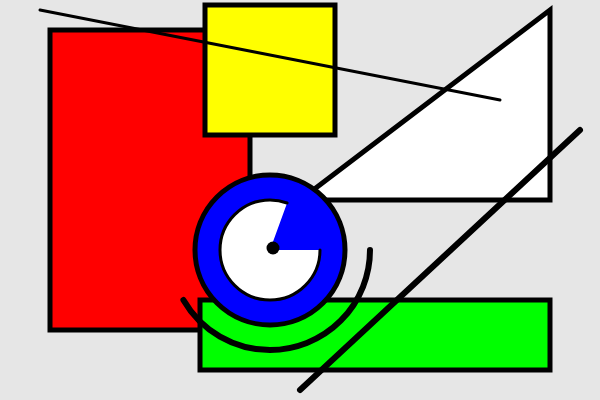
Frame 1 (no input)
Frame 60 (no input): identical to frame 1, image omitted
Frame 120 (the mouse pressed at the canvas centre since frame 60): identical to frame 1, image omitted

The p5.js sketch that drew this single still picture (run headless with seeded random() and noise() and a simulated clock; from frame 60 on, the mouse is pressed at the canvas centre):

// p5.js sketch
// ── sketch.js
function setup() {
  createCanvas(600, 400);
}

function draw() {
  background(230);
  stroke(0);
  strokeWeight(5);
  
  fill(255);
  triangle(300, 200, 550, 10, 550, 200);
  
  fill(255, 0, 0);
  rectMode(CORNER);
rect(50, 30, 200, 300);
  
  fill(0, 255, 0);;
  rectMode(CORNER);
rect(200, 300, 350, 70);
  
  fill(0, 0, 255);
  ellipse(270, 250, 150, 150);
  
  fill(255, 255, 0);
  rectMode(CENTER);
rect(270, 70, 130, 130);
  
  strokeWeight(3);
  line(40, 10, 500, 100);
  
  strokeWeight(6);
  line(580, 130, 300, 390);

  noFill();
  strokeWeight(6);
  arc(270, 250, 200, 200, 0, radians(150));
  
  fill(255);
  strokeWeight(3);
  arc(270, 250, 100, 100, 0, radians(290));
  
  strokeWeight(13);
  point(273, 248)
}
